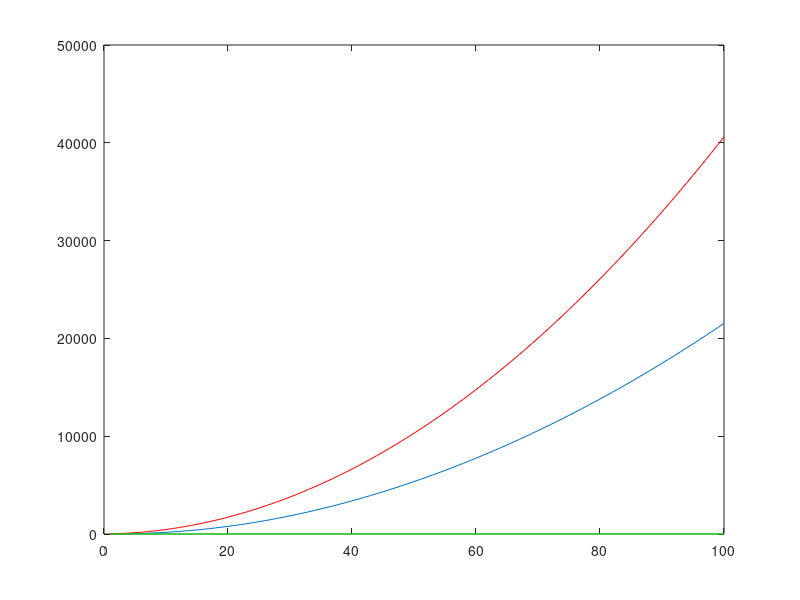
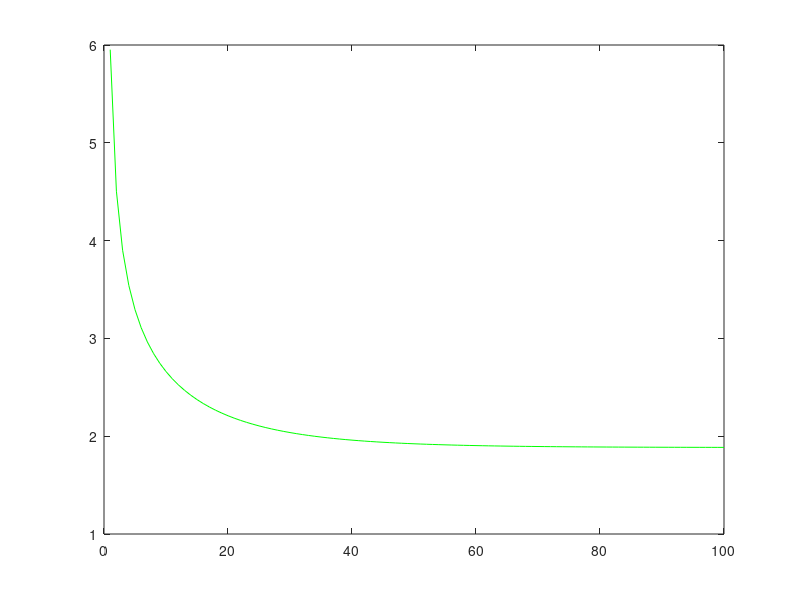
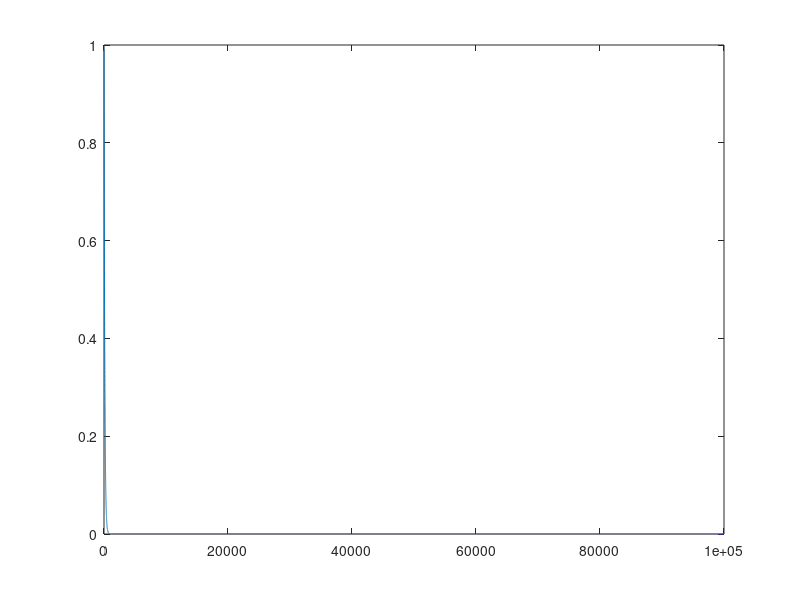
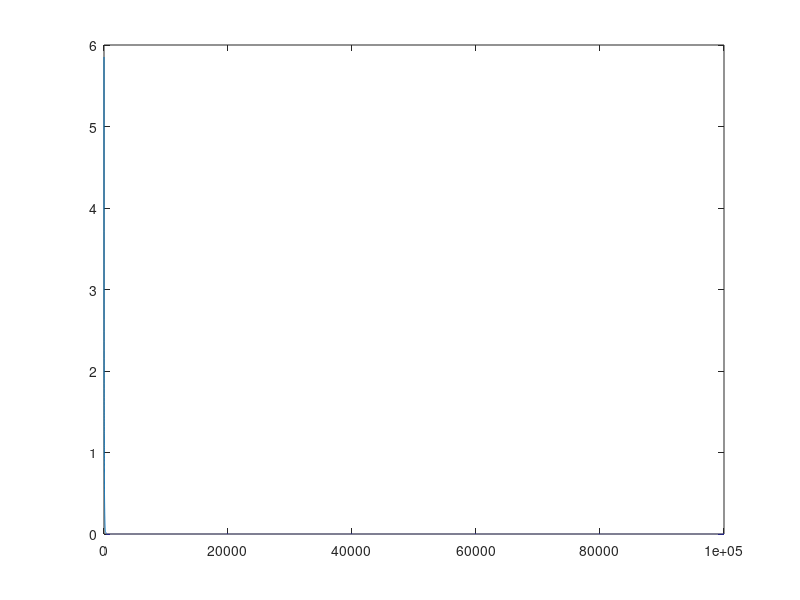

Source code (MATLAB) for these figures, in order:
for n=1:100;
    C=0.06;
    B=C-2*0.001;
    AA=C-2*0.001-2*0.0035;
    rt=0.55;
    rs=2;
    rb=3;
    a=(rs/rb)+1;
    b=(rt/rs)+1;
    c=(rs/rb)-1;
    d=(rt/rs)-1;
    e=AA/B;
    f=B/C;
    g=AA/C;
    E=e^(2*n+1);
    F=f^(2*n+1);
    G=g^(2*n+1);
    D=((a*n+1)*(b*n+1))+(c*d*n*(n+1)*E)+(d*(n+1)*(a*n+1)*F)+(c*(n+1)*(b*(n+1)-1)*G);
    N=((2*n)+1)^3/(2*n);
    A=N/D;out1(n)=D;out2(n)=N;out3(n)=A;
end;

figure;plot(out1)
hold on;plot(out2,'r')
hold on;plot(out3,'g')

figure;plot(out3,'g')
%%
for n=1:100000;
    C=0.06;
    B=C-2*0.001;
    AA=C-2*0.001-2*0.0035;
    rt=0.55;
    rs=2;
    rb=3;
    a=(rs/rb)+1;
    b=(rt/rs)+1;
    c=(rs/rb)-1;
    d=(rt/rs)-1;
    e=AA/B;
    f=B/C;
    g=AA/C;
    E=e^(2*n+1);
    F=f^(2*n+1);
    G=g^(2*n+1);
    D=((a*n+1)*(b*n+1))+(c*d*n*(n+1)*E)+(d*(n+1)*(a*n+1)*F)+(c*(n+1)*(b*(n+1)-1)*G);
    N=((2*n)+1)^3/(2*n);
    A=N/D;out1(n)=D;out2(n)=N;out3(n)=A;out4(n)=(((C-0.0005)/C)^n);out5(n)=(((C-0.001)/C)^n)*A;
end;
figure;plot(out4)
figure;plot(out5)


for n=1:1000;
    C=0.06;
    B=C-2*0.001;
    AA=C-2*0.001-2*0.0035;
    rt=0.55;
    rs=2;
    rb=3;
    a=(rs/rb)+1;
    b=(rt/rs)+1;
    c=(rs/rb)-1;
    d=(rt/rs)-1;
    e=AA/B;
    f=B/C;
    g=AA/C;
    E=e^(2*n+1);
    F=f^(2*n+1);
    G=g^(2*n+1);
    D=((a*n+1)*(b*n+1))+(c*d*n*(n+1)*E)+(d*(n+1)*(a*n+1)*F)+(c*(n+1)*(b*(n+1)-1)*G);
    N=((2*n)+1)^3/(2*n);
    A=N/D;out1(n)=D;out2(n)=N;out3(n)=A;out4(n)=(((C-0.0005)/C)^n);out5(n)=(((C-0.001)/C)^n)*A;
end;

for n=1:1000;
    C=0.06;
    B=C-2*0.001;
    AA=C-2*0.001-2*0.0035;
    rt=0.55;
    rs=2;
    rb=3;
    a=(rs/rb)+1;
    b=(rt/rs)+1;
    c=(rs/rb)-1;
    d=(rt/rs)-1;
    e=AA/B;
    f=B/C;
    g=AA/C;
    E=e^(2*n+1);
    F=f^(2*n+1);
    G=g^(2*n+1);
    D=((a*n+1)*(b*n+1))+(c*d*n*(n+1)*E)+(d*(n+1)*(a*n+1)*F)+(c*(n+1)*(b*(n+1)-1)*G);
    N=((2*n)+1)^3/(2*n);
    A=N/D;out1(n)=D;out2(n)=N;out3(n)=A;out4(n)=(((C-0.0005)/C)^n);out5(n)=(((C-0.001)/C)^n)*A;
end;
